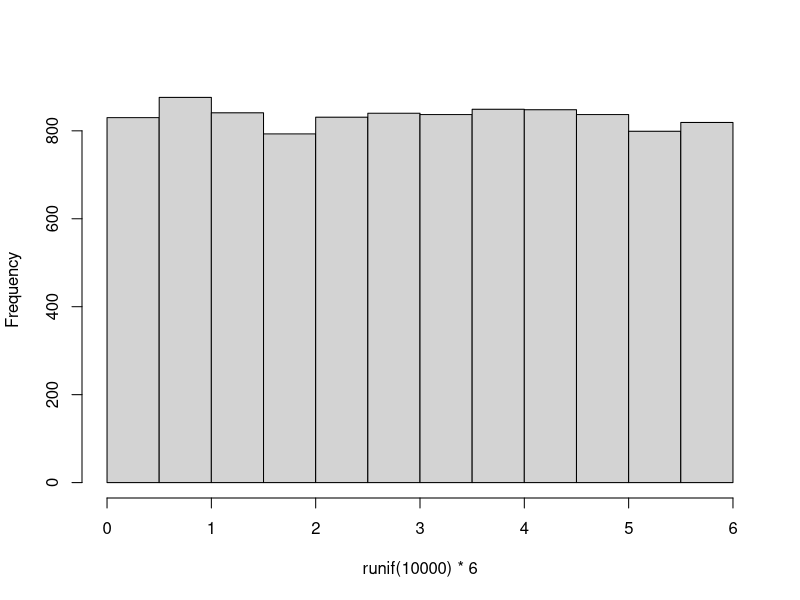
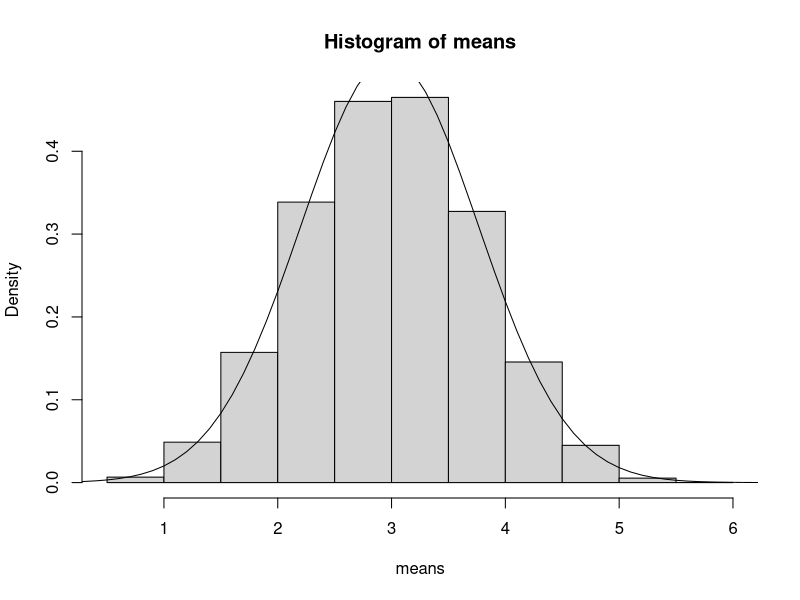

The R source for these figures, in order:

#Central limit Theorem

hist(runif(10000)*6,main="")

means=numeric(10000)
for(i in 1:10000)
{ means[i] <- mean(runif(5)*6) }

hist(means,freq=FALSE)

mean(means)
sd(means)
xv=seq(0,10,0.1)
yv=dnorm(xv,mean=mean(means),sd=sd(means))
lines(xv,yv)